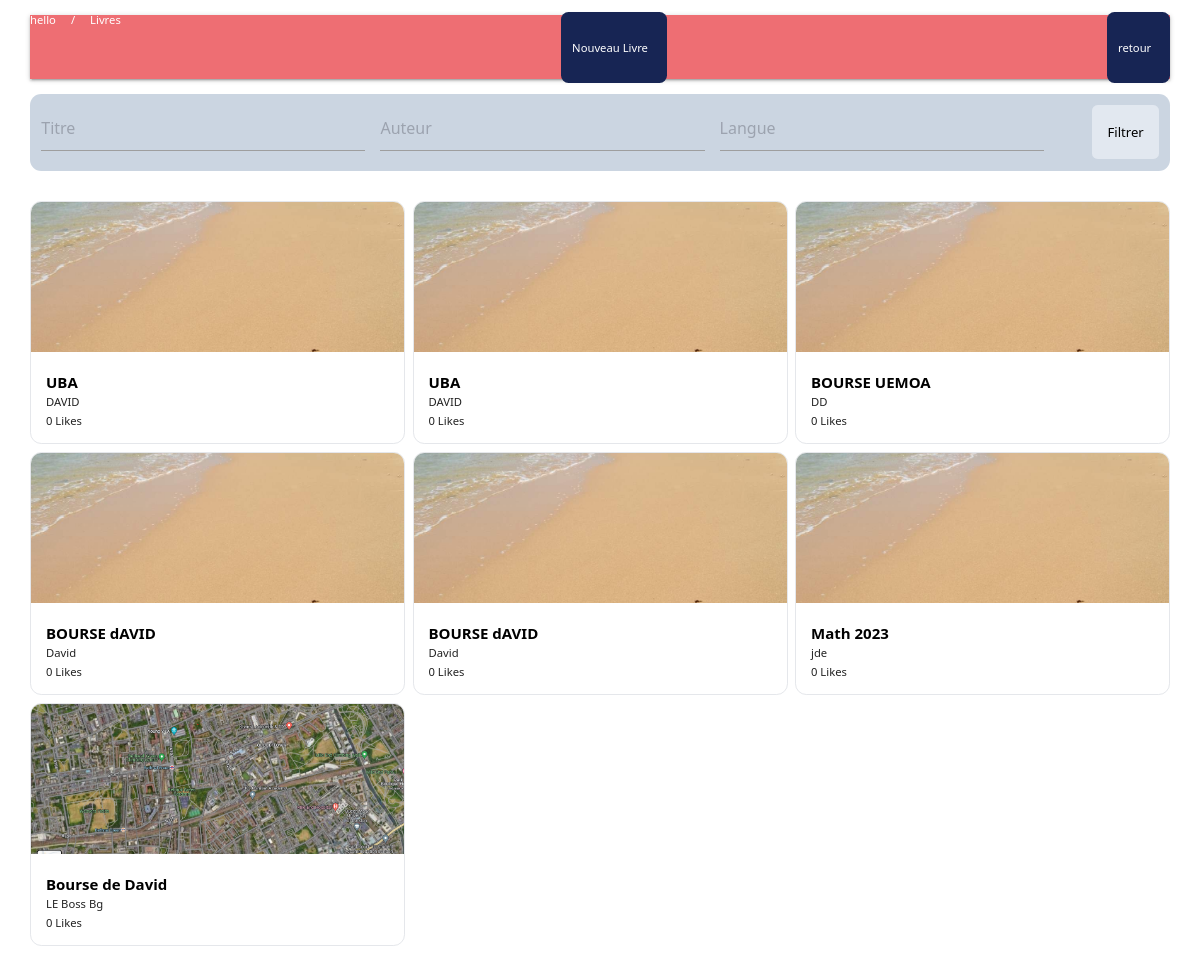
/bourse/liste_bourse_admin/ (signed in), run on an earlier commit of the app's database.
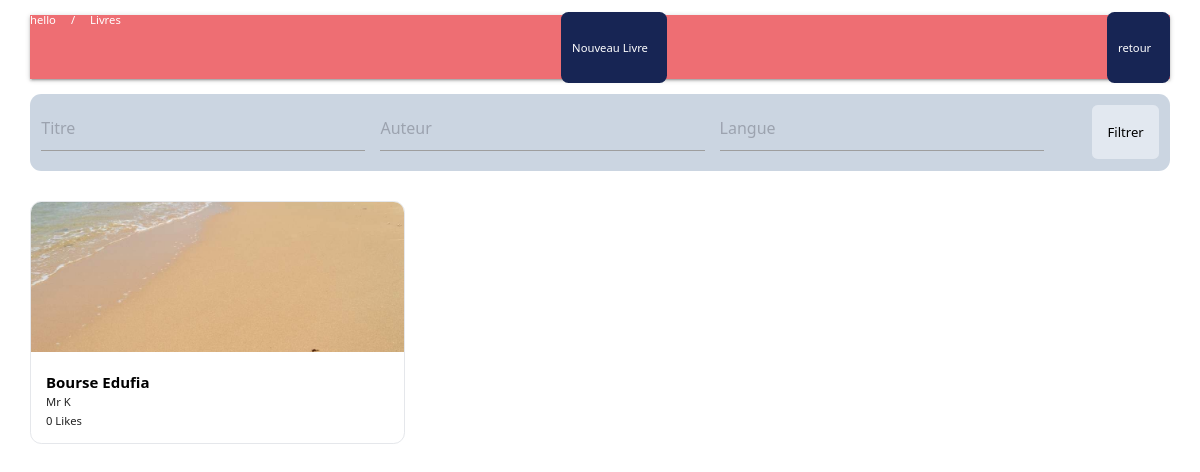
And on a later commit of the database.
### Bourse/models.py (models this page shows, shortened)
class Bourse(models.Model):
    titre  = models.CharField(max_length=255)
    publicateur = models.CharField(max_length=255)
    categorie  = models.CharField(max_length=255)
    financement = models.CharField(max_length=255)
    nature = models.CharField(max_length=255)
    lieu = models.CharField(max_length=255, default='')
    niveau = models.CharField(max_length=50, default='')
    description = models.TextField(default='', blank=True, null=True)
    cover_photo = models.ImageField(blank=True, null=True, upload_to="images/")
    fichier_a_joindre = models.FileField(upload_to='bourse_files/', default='')
    likes = models.ManyToManyField(User, related_name='like', default="None", blank="True")
    like_count = models.BigIntegerField(default='0')

### Bourse/views.py (the view)
# urls.py: path('liste_bourse_admin/', liste_bourse_admin, name='liste_bourse_admin'),
@login_required
def liste_bourse_admin(request):
    bourse = Bourse.objects.all()
    return render(request, 'bourse/liste_bourse_admin.html', {'bourse': bourse})

### templates/bourse/liste_bourse_admin.html (shortened to what this page needs)
{% extends 'base/base.html' %}
{% load static %}
{% block content %}
<div class="px-8 pb-8 w-full max-w-[1350px] mx-auto">
    <nav
      class="mx-auto my-4 flex flex-row justify-between items-center gap-4 text-xs w-full max-w-[1350px]"
    >
      <div class="flex gap-4">
        <a
          class="hover:text-green-300 transition ease-in duration-300"
          href=""
          >
          hello<i class="fa-solid fa-house"></i>
        </a>
        /
        <a
          class="hover:text-green-400 transition ease-in duration-300"
          href=""
          >Livres</a
        >
      </div>
      <a href="" class="px-3 py-2 bg-blue-950 text-xs text-white hover:text-green-300 flex items-center rounded-lg transition duration-300 ease-in">Nouveau Livre</a>
      <a href="{% url 'home' %}" class="px-3 py-2 bg-blue-950 text-xs text-white hover:text-green-300 flex items-center rounded-lg transition duration-300 ease-in">retour</a>
    </nav>
    <section id="books" class="w-full flex flex-col xl:flex-row gap-8 text-left">
      <div class="text-sm flex flex-col xl:w-[300px] gap-3 xl:fixed z-30">
        <form
          action=""
          class="p-3 w-full bg-slate-300 rounded-xl flex xl:flex-col gap-4"
        >
          <input
            placeholder="Titre"
            name="query"
            type="text"
            class="px-4 py-2 rounded-md text-sm focus:bg-sky-100 w-full"
          />
          <input
            placeholder="Auteur"
            name="query"
            type="text"
            class="px-4 py-2 rounded-md text-sm focus:bg-sky-100 w-full"
          />
          <input
            placeholder="Langue"
            name="query"
            type="text"
            class="px-4 py-2 rounded-md text-sm focus:bg-sky-100 w-full"
          />
          <div class="flex gap-3">
            <a
              href=""
              class="px-3 py-2 rounded-lg text-sm text-black hover:text-white hover:bg-blue-950 transition duration-300 ease-in"
            >
            </a>
            <button
              class="px-4 py-2 w-full bg-slate-200 text-black hover:bg-green-200 rounded-md transition duration-300 ease-in"
              type="submit"
            >
              Filtrer
            </button>
          </div>
        </form>
      </div>
      <div class="xl:ml-80 w-full mx-auto">
        {% if not bourse %}
        <div class="p-20 bg-white w-fit rounded-md flex-col text-center text-black m-auto">
          <i class="fa-solid fa-book text-blue-950 text-7xl"></i>
          <p class="mt-2 p-2 rounded-md text-md text-center">
            Aucune Bourse disponible
          </p>
        </div>
        {% else %}
        <div class="grid grid-cols-1 md:grid-cols-2 lg:grid-cols-3 gap-2">
        {% for bours in bourse %}
          {% include 'bourse/bourse_card_admin.html' %}
        {% endfor %}
        </div>
        {% endif %}
      </div>
    </section>
  </div>
{% endblock %}

### templates/bourse/bourse_card_admin.html (shortened to what this page needs)
{% load static %}
<div
  class="relative flex flex-col bg-white border hover:shadow-md rounded-xl transition duration-300 ease-in-out overflow-hidden group"
>
  <a href="{% url 'bourse:details_bourse_admin' bourse_id=bours.id  %}">
    <div class="w-full max-h-40 overflow-hidden text-center">
      {% if bours.cover_photo %}
      <img
        class="w-full h-40 object-cover transition duration-500 group-hover:scale-110"
        src="{{ bours.cover_photo.url }}"
        alt="image"
      />
      {% else %}
      <img
        class="w-full h-40 object-cover transition duration-500 group-hover:scale-110"
        src="{% static 'img/entrefemme.jpg' %}"
        alt="image"
      />
      {% endif %}
    </div>
    <div class="mt-2 p-4 flex flex-col gap-1 justify-between">
      <h4 class="text-black text-md font-bold">{{bours.titre}}</h4>
      <p class="text-xs">{{bours.publicateur}}</p>
      <span class="text-xs">
         0 Likes
      </span>
    </div>
  </a>
</div>

What changed in the data, as far as the page shows it:
removed Bourse: titre "UBA", publicateur "DAVID"
removed Bourse: titre "UBA", publicateur "DAVID"
removed Bourse: titre "BOURSE UEMOA", publicateur "DD"
removed Bourse: titre "BOURSE dAVID", publicateur "David"
removed Bourse: titre "BOURSE dAVID", publicateur "David"
removed Bourse: titre "Math 2023", publicateur "jde"
removed Bourse: cover_photo (picture), titre "Bourse de David", publicateur "LE Boss Bg"
added Bourse: cover_photo (picture), titre "Bourse Edufia", publicateur "Mr K"
